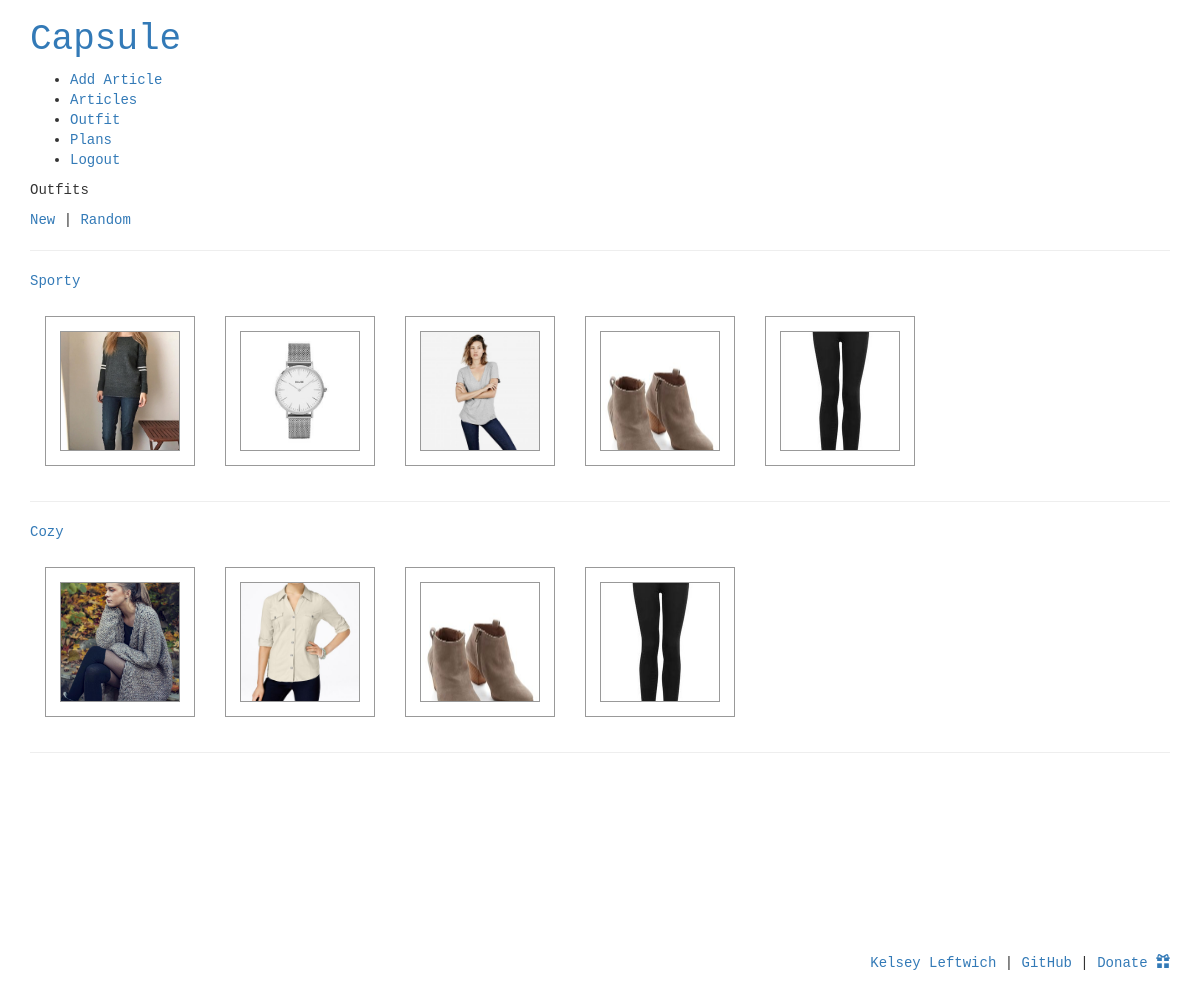
/outfits/ (signed in), run on an earlier commit of the app's database.
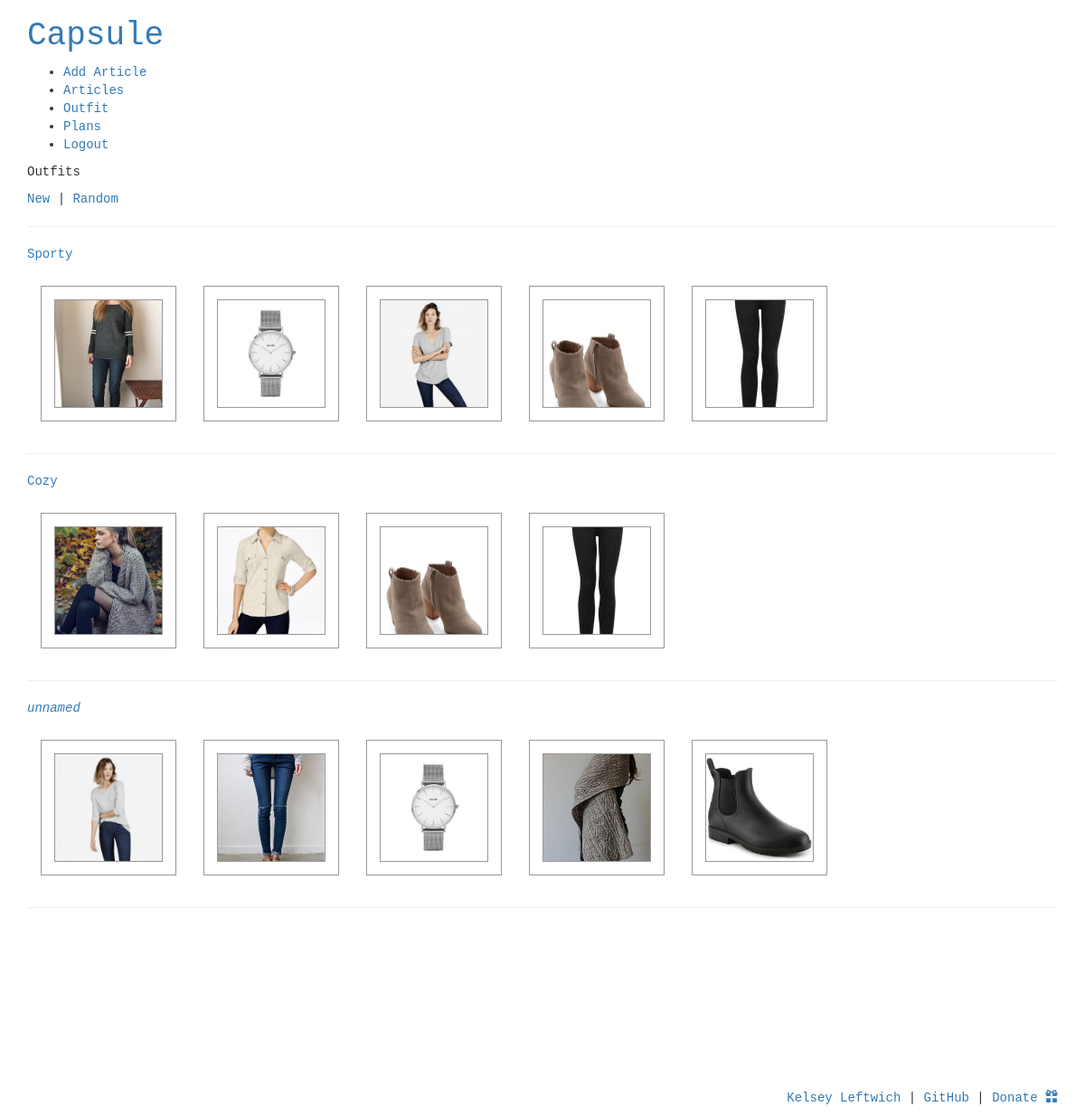
And on a later commit of the database.
### grid/models.py (models this page shows, shortened)
class Outfit(models.Model):
	name=models.CharField(max_length=255, null=True, blank=True)
	user = models.ForeignKey(User, on_delete=models.CASCADE, null=False)
	articles =  models.ManyToManyField(Article)

class Article(models.Model):
	ARTICLE_TYPES = (
		('T', 'Top'),
		('B', 'Bottom'),
		('D', 'Dress'),
		('A', 'Details'),
		('O', 'Outer'),
		('S', 'Shoes'),
		)
	WEATHER_TYPES = (
		('C', 'Cool'),
		('W', 'Warm'),
		('B', 'Both'),
		)
	name = models.CharField(max_length=255)
	description = models.TextField(blank=True, null=True)
	user = models.ForeignKey(User, on_delete=models.CASCADE, null=False)
	article_type = models.CharField(max_length=1, choices=ARTICLE_TYPES, null=True)
	weather_type = models.CharField(max_length=1, choices=WEATHER_TYPES, null=True)
	image = models.ImageField(upload_to=get_image_path, null=True, blank=True)
	image_external = models.CharField(max_length=255, null=True)

### grid/views.py (the view)
# urls.py: url(r'^outfits/$', views.outfit, name='outfit'),
@login_required
def outfit(request):
	outfits = Outfit.objects.filter(user=request.user)
	return render(
		request,
		'outfits/outfit.html',
		{'outfits': outfits,}
		)

### grid/templates/outfits/outfit.html (shortened to what this page needs)
{% extends 'base.html' %}
{% block content %}
<p>Outfits</p>
<p><a href="{% url 'new_outfit' %}">New</a> |
<a href="{% url 'outfit_random' %}">Random</a></p>
<hr>
{% for outfit in outfits %}
	<a href="{% url 'outfit_detail' outfit_id=outfit.id %}" class="">
		<div id="container" class="outfit_preview outfit_container">
			<p>
				{% if outfit.name|length == 0 %}
					<i>unnamed</i>
				{% else %}
					{{outfit.name}}
				{% endif %}
			</p>
			{% for article in outfit.articles.all %}
				{% if article.image and article.image.url %}
					<div class="photo">
						<div class="photo-image" style="background-image: url({{article.image.url}})">
						</div>
					</div>
				{% elif article.image_external%}
					<div class="photo">
						<div class="photo-image" style="background-image: url({{article.image_external}})">
						</div>
					</div>
				{% endif %}
			{% endfor %}
		</div>
	</a>
	<hr>
{% endfor %}
{% endblock content %}

What changed in the data, as far as the page shows it:
added Outfit: name "unnamed", Article (image (picture))
now on this page (row unchanged): Article: image (picture)
now on this page (row unchanged): Article: image (picture)
now on this page (row unchanged): Article: image (picture)
now on this page (row unchanged): Article: image (picture)
